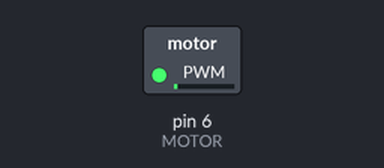
Simulated run of this sketch. Board: Arduino Uno, built with avr-gcc and run on an emulated ATmega328P. Shown: switched loads named in the sketch (green lamp = pin HIGH).

Above: at 0.05 s.
At 1.65 s:
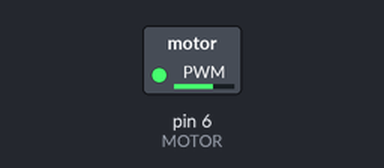
At 3.3 s:
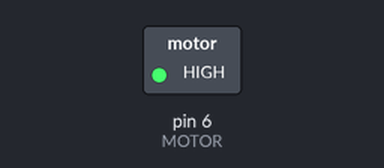
At 6.6 s:
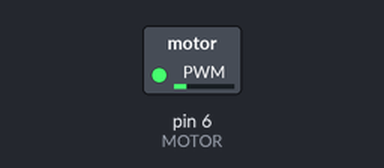
Timing chart, 0 to 14.5 s (numbered marks = the images above):
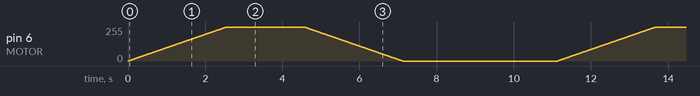

The sketch:

motorPWM.ino
```cpp
/*
Code to run a motor hooked up to pin 6 via a transistor.  Can hook up 9V battery to the barrel connector
on the Arduino, and then run a pass through of the 9V to the breadboard from the VIN pin.
Parts needed are: 1K resistor; motor, 0.1uF capacitor, 1N4001 diode, and PN2222 NPN bipolar junction transistor (BJT)
*/

const int MOTOR = 6;

void setup() {
  pinMode(MOTOR, OUTPUT);
}

void loop() {
  for (int i = 0; i <= 255; i++) {
    analogWrite(MOTOR, i);
    delay(10);
  }
  delay(2000);
  for (int i = 255; i >= 0; i--) {
    analogWrite(MOTOR, i);
    delay(10);
  }
  delay(4000);
}
```
